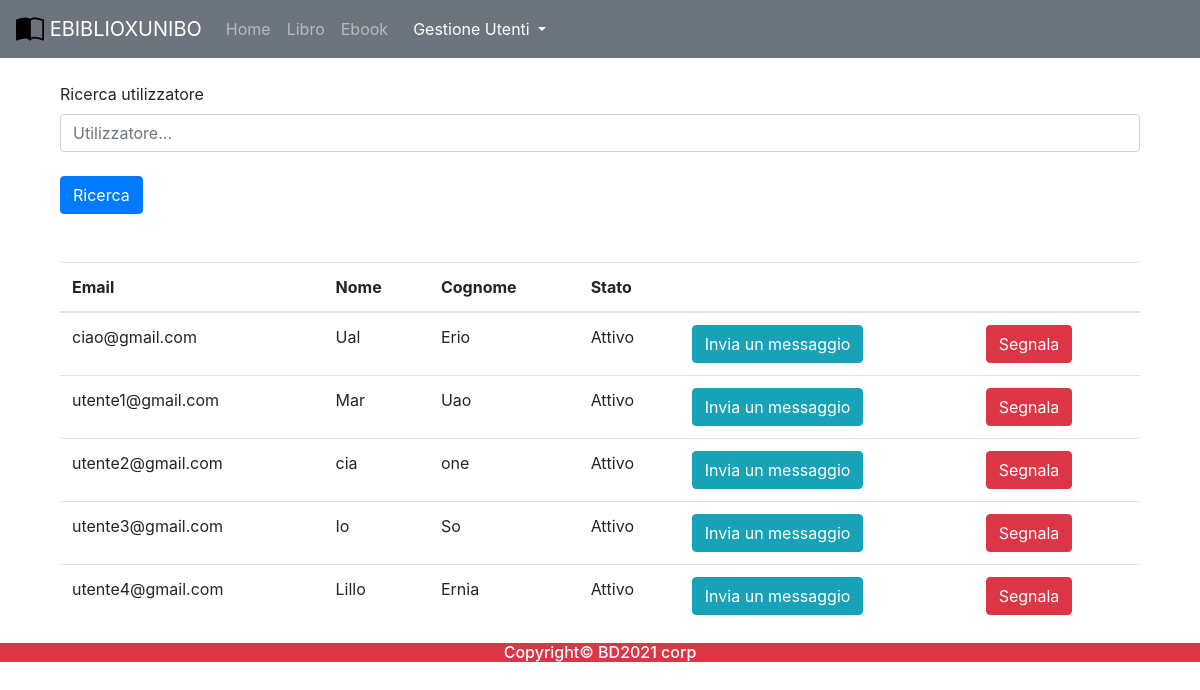
Screenshot of /admin/rubrica.php with the database file from the repository.
### tables this page shows
create table UTILIZZATORE(
    Email varchar(255) primary key,
    Password varchar(255), 
    Nome varchar(255),
    Cognome varchar(255),
    DataNascita date not null,
    LuogoNascita varchar(255) not null,
    Tel varchar(15),
    DataCreazione date not null,
    Professione varchar(255),
    Stato varchar(7)not null,
    constraint valid_stato check(Stato in("Attivo","Sospeso"))
);

### controller/dbh.class.php (called while the page is built)
<?php
    class Dbh {
        private static $dbInstance;
        private $db;
        public static function getInstance() {
            if(is_null(Dbh::$dbInstance)) {
                self::$dbInstance = new Dbh();
            }
            return self::$dbInstance;
        }
        private function __construct() {
            try {
                $this->db = new PDO(
                    'mysql:host=localhost;dbname=ebiblio;charset=utf8',
                    'root',
                    '1590');
                $this->db->setAttribute(PDO::ATTR_ERRMODE, PDO::ERRMODE_EXCEPTION);
                $this->db->setAttribute(PDO::ATTR_EMULATE_PREPARES, true);
            } catch (PDOException $pdo) {
                echo "No database found! Please run the database server to proceed!";
            }
        }
        public function getDb() {
            return $this->db;
        }
    }
?>

### controller/utilizzatoreController.class.php (called while the page is built, shortened)
<?php
     class UtilizzatoreController{
        public function list(){
            $query = "SELECT * FROM Utilizzatore";
            $stmt = Dbh::getInstance()
                ->getDb()
                ->prepare($query);
            $stmt-> execute();
            return $stmt -> fetchAll(PDO::FETCH_ASSOC);
        }
     }
?>

### admin/rubrica.php (the view, shortened to what this page needs)
<?php
include('/xampp/htdocs/ebiblio/admin/admin_partials/menu.php');
$utilizzCon = new UtilizzatoreController();
$utilizz_res = $utilizzCon->list();
?>
<div class="container" style="background-color: white;">
    <br>
    <div class="container">
        <form action="" method="POST">
            <div class="form-group">
                <div class="row">
                    <div class="col mb-2">
                        <label for="cercaUtilizzId">Ricerca utilizzatore</label>
                        <input type="text" class="form-control" name="cercaUtilizz" id="cercaUtilizzId" aria-describedby="emailHelp" placeholder="Utilizzatore...">
                    </div>
                </div>
            </div>
            <input type="submit" name="utilizz_submitted" class="btn btn-primary" value="Ricerca"></input>
        </form>
        <table class="table table-hover">
            <thead>
                <tr>
                    <th>Email</th>
                    <th>Nome</th>
                    <th>Cognome</th>
                    <th>Stato</th>
                    <th></th>
                    <th></th>
                </tr>
            </thead>
            <tbody>
                <?php
                if (isset($_POST['utilizz_submitted'])) {
                    $utilizz = trim($_POST['cercaUtilizz']);
                    if (ctype_space($utilizz)||$utilizz=='') {
                        echo "Nessun utente inserito";
                    } else {
                        $utilizz_like = $utilizzCon-> checkEsistenza_Admin($utilizz);
                        if (count($utilizz_like) <= 0) {
                            echo "Nessun risultato corrispondente";
                        }
                        for ($i = 0; $i < count($utilizz_like); $i++) {
                            echo '<tr ' .
                                '&Codice=' . $utilizz_like[$i]['Email'] . '\');"' . '>';
                            echo '<td>' . $utilizz_like[$i]['Email'] . '</td>';
                            echo '<td>' . $utilizz_like[$i]['Nome'] . '</td>';
                            echo '<td>' . $utilizz_like[$i]['Cognome'] . '</td>';
                            echo '<td>' . $utilizz_like[$i]['Stato'] . '</td>';
                            echo '<td><a class="btn btn-info" role="button" href="http://localhost/ebiblio/admin/invio_messaggio.php?Destinatario='.$utilizz_like[$i]['Email'].'"'.'>Invia un messaggio</a></td>';
                            echo '<td><a class="btn btn-danger" role="button" href="http://localhost/ebiblio/admin/controllo_utente.php?Email='.$utilizz_like[$i]['Email'].' &Nome=' . $utilizz_like[$i]['Nome'] .'&Cognome=' . $utilizz_like[$i]['Cognome'].'&Stato=' . $utilizz_like[$i]['Stato'] .'"'.'>Segnala</a></td>';
                            echo '</tr>';
                        }
                    }
                } else {
                    for ($i = 0; $i < count($utilizz_res); $i++) {
                        echo '<tr ' . $utilizz_res[$i]['Email'] .
                            '&Codice=' . $utilizz_res[$i]['Email'] . '\');"' . '>';
                        echo '<td>' . $utilizz_res[$i]['Email'] . '</td>';
                        echo '<td>' . $utilizz_res[$i]['Nome'] . '</td>';
                        echo '<td>' . $utilizz_res[$i]['Cognome'] . '</td>';
                        echo '<td>' . $utilizz_res[$i]['Stato'] . '</td>';
                        echo '<td><a class="btn btn-info" role="button" href="http://localhost/ebiblio/admin/invio_messaggio.php?Destinatario='.$utilizz_res[$i]['Email'].'"'.'>Invia un messaggio</a></td>';
                        if($utilizz_res[$i]['Stato'] == 'Attivo'){
                            echo '<td><a class="btn btn-danger" role="button" href="http://localhost/ebiblio/admin/segnala_utente.php?Email='.$utilizz_res[$i]['Email'].' &Nome=' . $utilizz_res[$i]['Nome'] .'&Cognome=' .'"'.'>Segnala</a></td>';
                        }else{
                            echo '<td><a class="btn btn-danger" role="button" href="http://localhost/ebiblio/admin/riattiva_utente.php?Email='.$utilizz_res[$i]['Email'].' &Nome=' . $utilizz_res[$i]['Nome'] .'&Cognome=' . $utilizz_res[$i]['Cognome'].'&Stato=' . $utilizz_res[$i]['Stato'] .'"'.'>Riattiva Utente</a></td>';
                        }
                        echo '</tr>';
                     }
                 }
                ?>
            </tbody>
        </table>
    </div>
</div>
<?php
  include('/xampp/htdocs/ebiblio/admin/admin_partials/footer.php');
  ?>

### rows the page displays
utilizzatore: Email "ciao@gmail.com", Nome "Ual", Cognome "Erio", Stato "Attivo"
utilizzatore: Email "utente1@gmail.com", Nome "Mar", Cognome "Uao", Stato "Attivo"
utilizzatore: Email "utente2@gmail.com", Nome "cia", Cognome "one", Stato "Attivo"
utilizzatore: Email "utente3@gmail.com", Nome "Io", Cognome "So", Stato "Attivo"
utilizzatore: Email "utente4@gmail.com", Nome "Lillo", Cognome "Ernia", Stato "Attivo"
